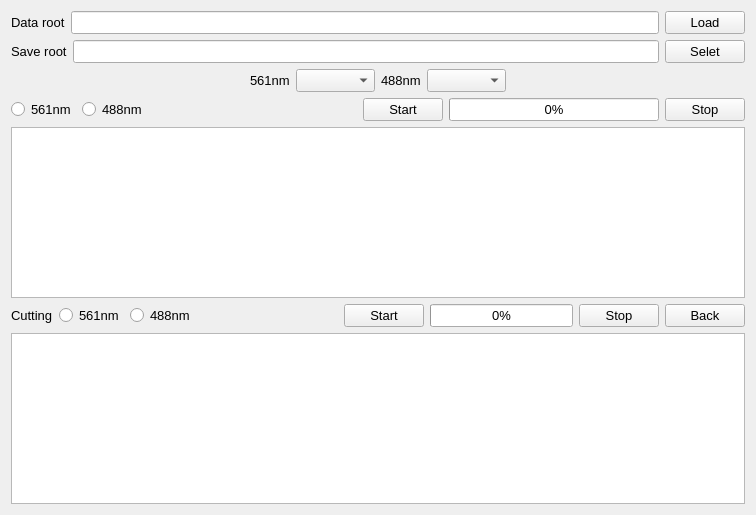
<?xml version="1.0" encoding="UTF-8"?>
<ui version="4.0">
 <class>DataReady</class>
 <widget class="QWidget" name="DataReady">
  <property name="geometry">
   <rect>
    <x>0</x>
    <y>0</y>
    <width>756</width>
    <height>515</height>
   </rect>
  </property>
  <property name="windowTitle">
   <string>Data ready</string>
  </property>
  <property name="styleSheet">
   <string notr="true">*{
	font-family:Arial;
	font-size:10pt
}</string>
  </property>
  <layout class="QVBoxLayout" name="verticalLayout_2">
   <item>
    <layout class="QVBoxLayout" name="verticalLayout">
     <item>
      <layout class="QHBoxLayout" name="horizontalLayout_3">
       <item>
        <widget class="QLabel" name="label">
         <property name="frameShape">
          <enum>QFrame::NoFrame</enum>
         </property>
         <property name="lineWidth">
          <number>1</number>
         </property>
         <property name="text">
          <string>Data root</string>
         </property>
         <property name="textFormat">
          <enum>Qt::PlainText</enum>
         </property>
         <property name="scaledContents">
          <bool>false</bool>
         </property>
        </widget>
       </item>
       <item>
        <widget class="QLineEdit" name="dataline"/>
       </item>
       <item>
        <widget class="QPushButton" name="load">
         <property name="text">
          <string>Load</string>
         </property>
        </widget>
       </item>
      </layout>
     </item>
     <item>
      <layout class="QHBoxLayout" name="horizontalLayout_2">
       <item>
        <widget class="QLabel" name="label_2">
         <property name="text">
          <string>Save root</string>
         </property>
        </widget>
       </item>
       <item>
        <widget class="QLineEdit" name="saveline"/>
       </item>
       <item>
        <widget class="QPushButton" name="selet">
         <property name="text">
          <string>Selet</string>
         </property>
        </widget>
       </item>
      </layout>
     </item>
     <item>
      <layout class="QHBoxLayout" name="horizontalLayout_4">
       <item>
        <spacer name="horizontalSpacer_3">
         <property name="orientation">
          <enum>Qt::Horizontal</enum>
         </property>
         <property name="sizeHint" stdset="0">
          <size>
           <width>40</width>
           <height>20</height>
          </size>
         </property>
        </spacer>
       </item>
       <item>
        <widget class="QLabel" name="label_3">
         <property name="text">
          <string>561nm</string>
         </property>
        </widget>
       </item>
       <item>
        <widget class="QComboBox" name="comboBox561"/>
       </item>
       <item>
        <widget class="QLabel" name="label_5">
         <property name="text">
          <string>488nm</string>
         </property>
        </widget>
       </item>
       <item>
        <widget class="QComboBox" name="comboBox488"/>
       </item>
       <item>
        <spacer name="horizontalSpacer_2">
         <property name="orientation">
          <enum>Qt::Horizontal</enum>
         </property>
         <property name="sizeHint" stdset="0">
          <size>
           <width>40</width>
           <height>20</height>
          </size>
         </property>
        </spacer>
       </item>
      </layout>
     </item>
     <item>
      <layout class="QHBoxLayout" name="horizontalLayout">
       <item>
        <widget class="QRadioButton" name="radioButton561">
         <property name="text">
          <string>561nm</string>
         </property>
         <attribute name="buttonGroup">
          <string notr="true">buttonGroup</string>
         </attribute>
        </widget>
       </item>
       <item>
        <widget class="QRadioButton" name="radioButton488">
         <property name="text">
          <string>488nm</string>
         </property>
         <attribute name="buttonGroup">
          <string notr="true">buttonGroup</string>
         </attribute>
        </widget>
       </item>
       <item>
        <spacer name="horizontalSpacer">
         <property name="orientation">
          <enum>Qt::Horizontal</enum>
         </property>
         <property name="sizeHint" stdset="0">
          <size>
           <width>40</width>
           <height>20</height>
          </size>
         </property>
        </spacer>
       </item>
       <item>
        <widget class="QPushButton" name="start">
         <property name="text">
          <string>Start</string>
         </property>
        </widget>
       </item>
       <item>
        <widget class="QProgressBar" name="progressBar">
         <property name="value">
          <number>0</number>
         </property>
        </widget>
       </item>
       <item>
        <widget class="QPushButton" name="stop">
         <property name="text">
          <string>Stop</string>
         </property>
        </widget>
       </item>
      </layout>
     </item>
     <item>
      <widget class="QPlainTextEdit" name="Brain2dto3dTextEdit">
       <property name="documentTitle">
        <string/>
       </property>
      </widget>
     </item>
     <item>
      <layout class="QHBoxLayout" name="horizontalLayout_5">
       <item>
        <widget class="QLabel" name="label_4">
         <property name="text">
          <string>Cutting</string>
         </property>
        </widget>
       </item>
       <item>
        <widget class="QRadioButton" name="radioButtonCut561">
         <property name="text">
          <string>561nm</string>
         </property>
         <attribute name="buttonGroup">
          <string notr="true">buttonGroupCutting</string>
         </attribute>
        </widget>
       </item>
       <item>
        <widget class="QRadioButton" name="radioButtonCut488">
         <property name="text">
          <string>488nm</string>
         </property>
         <attribute name="buttonGroup">
          <string notr="true">buttonGroupCutting</string>
         </attribute>
        </widget>
       </item>
       <item>
        <spacer name="horizontalSpacer_4">
         <property name="orientation">
          <enum>Qt::Horizontal</enum>
         </property>
         <property name="sizeHint" stdset="0">
          <size>
           <width>20</width>
           <height>20</height>
          </size>
         </property>
        </spacer>
       </item>
       <item>
        <widget class="QPushButton" name="startCut">
         <property name="text">
          <string>Start</string>
         </property>
        </widget>
       </item>
       <item>
        <widget class="QProgressBar" name="progressBarCutting">
         <property name="value">
          <number>0</number>
         </property>
         <property name="orientation">
          <enum>Qt::Horizontal</enum>
         </property>
         <property name="invertedAppearance">
          <bool>false</bool>
         </property>
        </widget>
       </item>
       <item>
        <widget class="QPushButton" name="stopCut">
         <property name="text">
          <string>Stop</string>
         </property>
        </widget>
       </item>
       <item>
        <widget class="QPushButton" name="back">
         <property name="text">
          <string>Back</string>
         </property>
        </widget>
       </item>
      </layout>
     </item>
     <item>
      <widget class="QPlainTextEdit" name="SpliceTextEdit"/>
     </item>
    </layout>
   </item>
  </layout>
 </widget>
 <resources/>
 <connections/>
 <buttongroups>
  <buttongroup name="buttonGroupCutting"/>
  <buttongroup name="buttonGroup"/>
 </buttongroups>
</ui>
